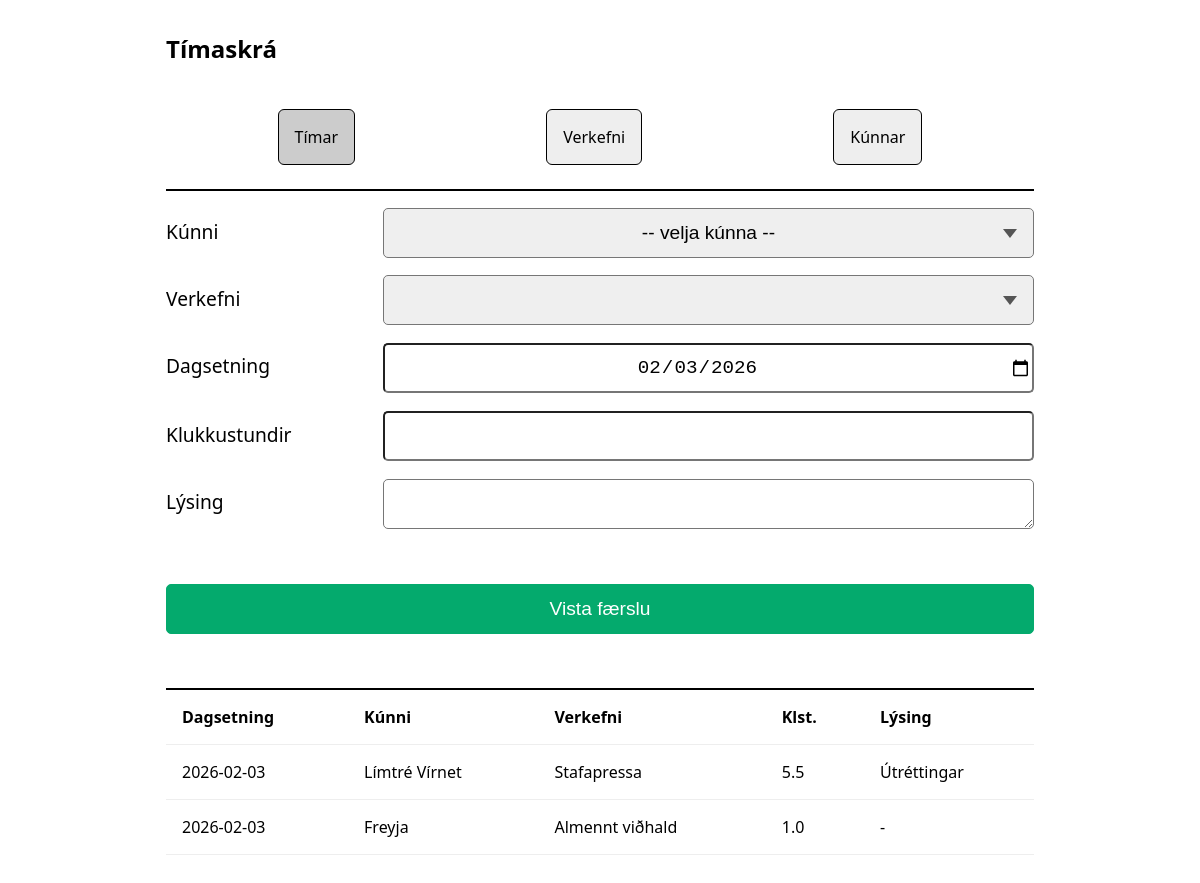
The page /hours on the database as committed earlier.
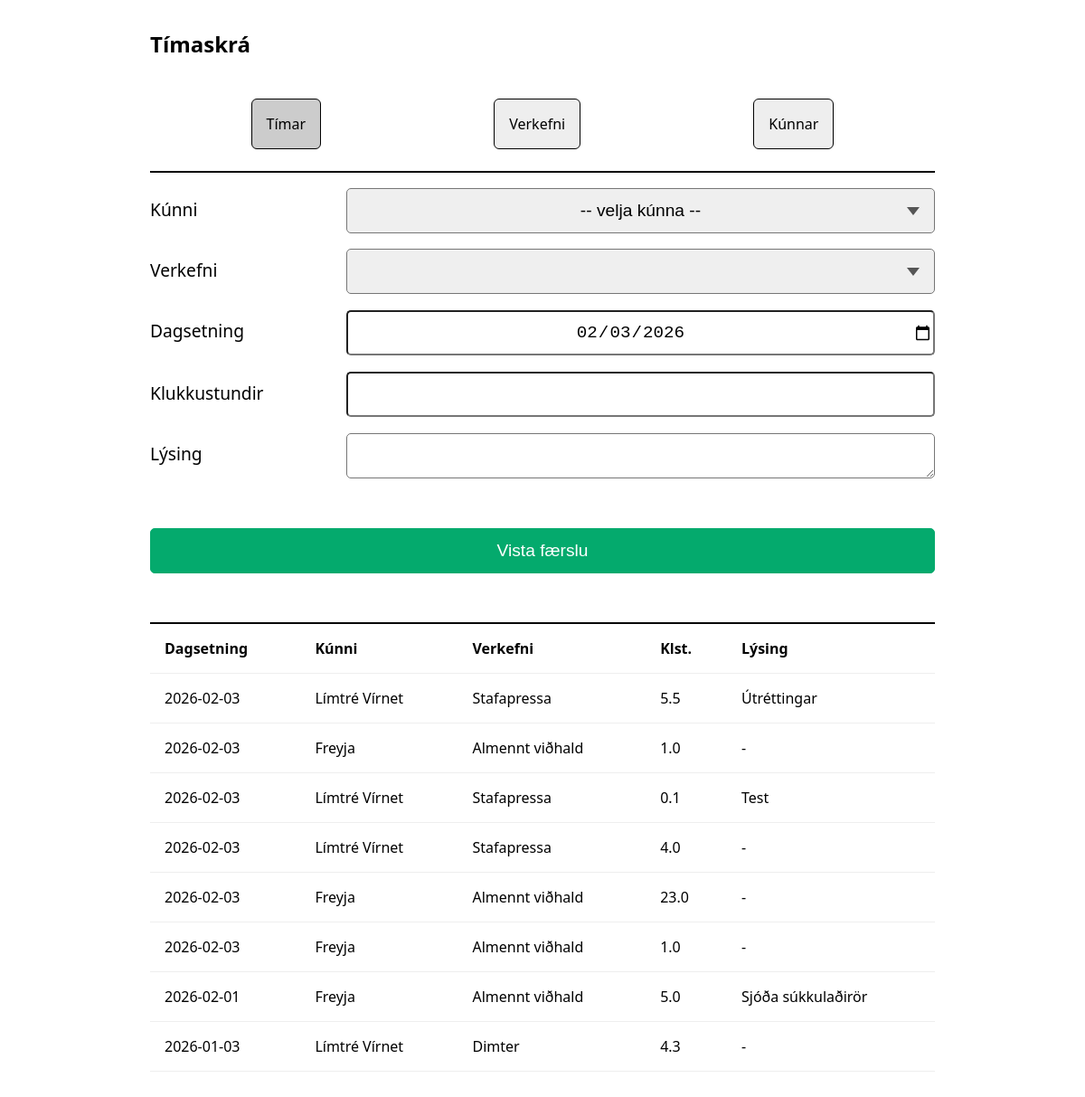
The same page on the database as committed later.
### models/hour.py (models this page shows)
class Hour(db.Model):
    __tablename__ = 'hours'
    id = db.Column(db.Integer, primary_key=True)
    client_id = db.Column(db.Integer, db.ForeignKey('clients.id'), nullable=False)
    project_id = db.Column(db.Integer, db.ForeignKey('projects.id'), nullable=False)
    date = db.Column(db.Date, nullable=False)
    hours = db.Column(db.Float, nullable=False)
    description = db.Column(db.String(1000))
    client = db.relationship('Client', backref='hours')
    project = db.relationship('Project', backref='hours')

### models/client.py (models this page shows)
class Client(db.Model):
    __tablename__ = 'clients'
    id = db.Column(db.Integer, primary_key=True)
    name = db.Column(db.String(200), nullable=False, unique=True)

### models/project.py (models this page shows)
class Project(db.Model):
    __tablename__ = 'projects'
    id = db.Column(db.Integer, primary_key=True)
    client_id = db.Column(db.Integer, db.ForeignKey('clients.id'), nullable=False)
    description = db.Column(db.String(500))
    client = db.relationship('Client', backref='projects')

### routes/hours.py (the view, shortened to what this page needs)
@bp.route('/hours', methods=['GET', 'POST'])
def hours():
    return render_template(
        'hours.html',
        clients=Client.query.all(),
        hours=Hour.query.order_by(Hour.date.desc()).all(),
        today=date.today().isoformat(),
        active='hours'
    )

### templates/hours.html (shortened to what this page needs)
{% extends "base.html" %}
{% block content %}
<form method="post">
  <div class="row">
    <label for="client" class="">Kúnni</label>
    <select id="client" name="client_id" required onclick="loadProjects()">
      <option value="">-- velja kúnna --</option>
    </select>
  </div>
  <div class="row">
    <label for="project">Verkefni</label>
    <select id="project" name="project_id" required></select>
  </div>
  <div class="row">
    <label for="date">Dagsetning</label>
    <input type="date" name="date" id="date" value="{{ today }}" required/>
  </div>
  <div class="row">
    <label for="hours">Klukkustundir</label>
    <input type="text" pattern="[0-9]*[.,]?[0-9]*" id="hours" step="0.01" name="hours" inputmode="decimal" required lang="is"/>
  </div>
  <div class="row">
    <label for="description">Lýsing</label>
    <textarea name="description" id="description"></textarea>
  </div>
  <div class="row">
    <button>Vista færslu</button>
  </div>
</form>
{% if hours %}
<table>
  <tr>
    <th>Dagsetning</th>
    <th>Kúnni</th>
    <th>Verkefni</th>
    <th>Klst.</th>
    <th>Lýsing</th>
  </tr>
  {% for h in hours %}
  <tr>
    <td>{{ h.date }}</td>
    <td>{{ h.client.name }}</td>
    <td>{{ h.project.description or "-" }}</td>
    <td>{{ h.hours }}</td>
    <td>{{ h.description or "-" }}</td>
  </tr>
  {% endfor %}
</table>
{% else %}
<p>Engir tímar skráðir.</p>
{% endif %}
{% endblock %}

### templates/base.html (shortened to what this page needs)
<!doctype html>
<html>
  <head>
    <link rel="stylesheet" type="text/css" href="{{ url_for('static', filename='style.css') }}"></head>
  <body>
    <h2>Tímaskrá</h2>
    <nav>
      <a href="/hours" class="{{ 'active' if active == 'hours' else '' }}">Tímar</a>
      <a href="/projects" class="{{ 'active' if active == 'projects' else '' }}">Verkefni</a>
      <a href="/clients" class="{{ 'active' if active == 'clients' else '' }}">Kúnnar</a>
    </nav>
    {% block content %}{% endblock %}
  </body>
</html>

### static/style.css (style rules this page uses)
html { box-sizing: border-box; }
*, *:before, *:after { box-sizing: inherit; }
body { font-family: system-ui, -apple-system, sans-serif; max-width: 900px; margin: 2em auto; padding: 0 1em; }
nav { border-bottom: 2px solid black; padding: 1.5em 1em; display: flex; flex-direction: row; }
nav a { margin: auto; padding: 1em 1em; text-decoration: none; border: 1px solid black; border-radius: 6px; color: black; background: #eee; }
nav a.active { background: #ccc; }
form { display: flex; flex-direction: column; }
.row { display: flex; width: 100%; justify-content: flex-start; flex-direction: column; margin-top: 0.5em; }
.row label { text-align: center; }
.row button { flex-basis: 100%; width: 100%; text-align: center; }
.row * { font-size: 1.2rem; min-height: 50px; align-content: center; border-radius: 5px; }
select, input, textarea { text-align: center; text-align-last: center; -webkit-appearance: none; }
select { background-repeat: no-repeat; background-position: right 0.8em center; background-size: 0.75em; }
button { margin: 2em auto; background-color: #04AA6D; border: 1px solid #04AA6D; border-radius: 5px; color: white; cursor: pointer; float: right; }
@media all and (min-width: 600px) { .row { flex-direction: row; align-items: baseline; margin-top: 1em; } }
@media all and (min-width: 600px) { .row label { text-align: left; flex-basis: 25%; width: 100%; } }
@media all and (min-width: 600px) { .row * { font-size: 1.2rem; flex-basis: 75%; width: 100%; min-height: 50px; } }
table { width: 100%; border-top: 2px solid black; border-collapse: collapse; margin-top: 1rem; }
th, td { border-bottom: 1px solid #eee; padding: 1rem; text-align: left; }

Rows that differ between the two databases and show on the page:
added Hour: date "2026-02-03", client.name "Límtré Vírnet", project "Stafapressa", hours "0.1", description "Test"
added Hour: date "2026-02-03", client.name "Límtré Vírnet", project "Stafapressa", hours "4.0", description "-"
added Hour: date "2026-02-03", client.name "Freyja", project "Almennt viðhald", hours "23.0", description "-"
added Hour: date "2026-02-03", client.name "Freyja", project "Almennt viðhald", hours "1.0", description "-"
added Hour: date "2026-02-01", client.name "Freyja", project "Almennt viðhald", hours "5.0", description "Sjóða súkkulaðirör"
added Hour: date "2026-01-03", client.name "Límtré Vírnet", project "Dimter", hours "4.3", description "-"
